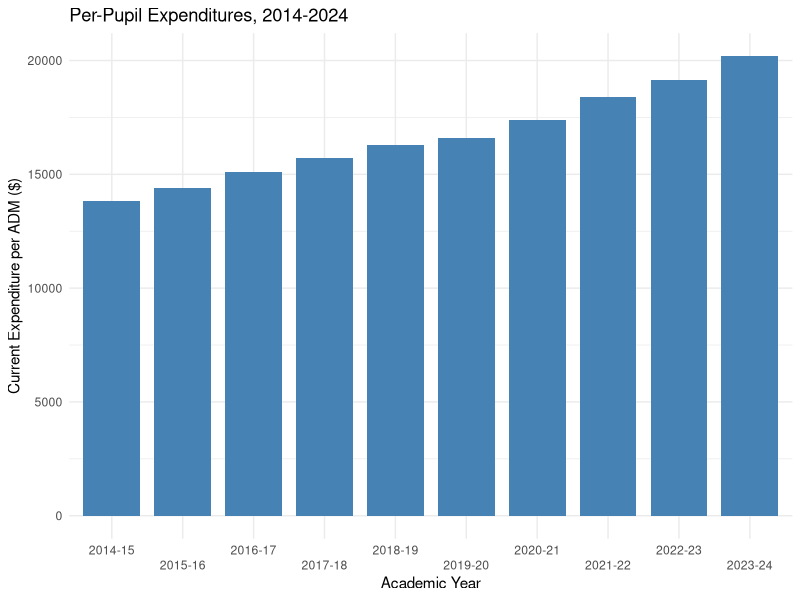
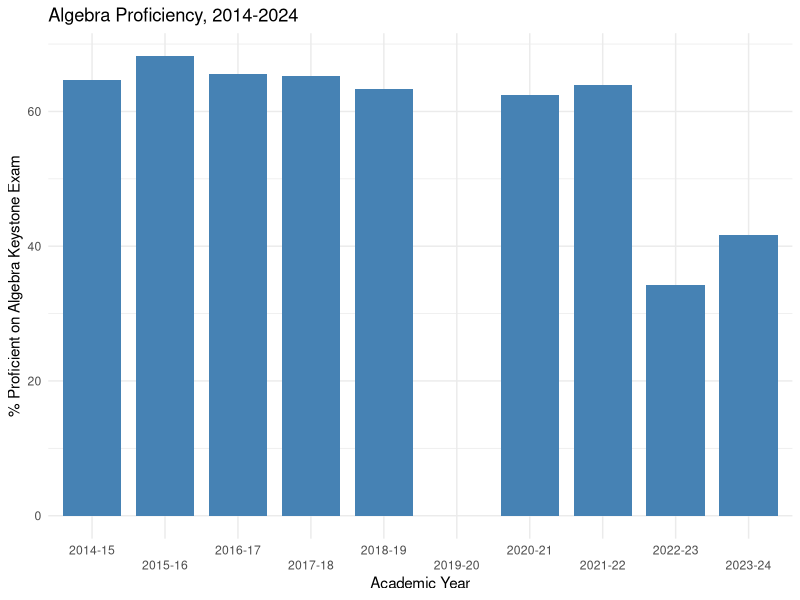
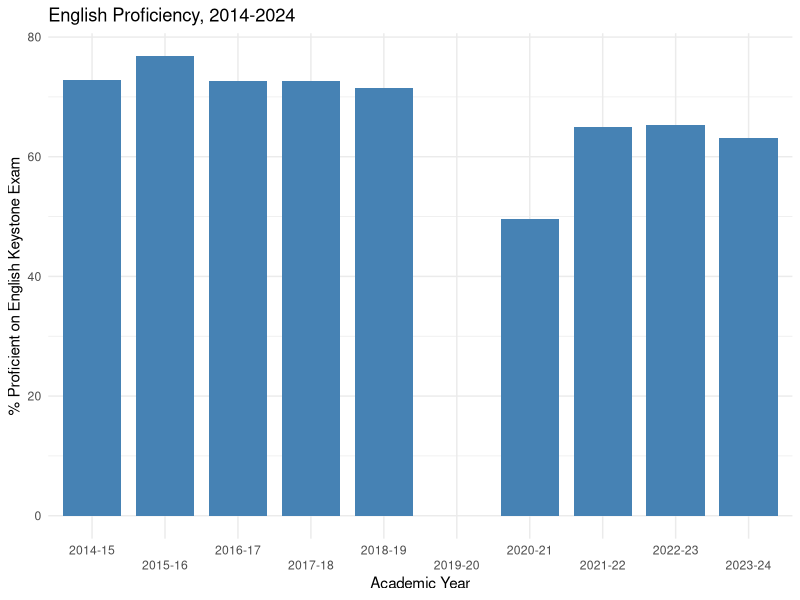
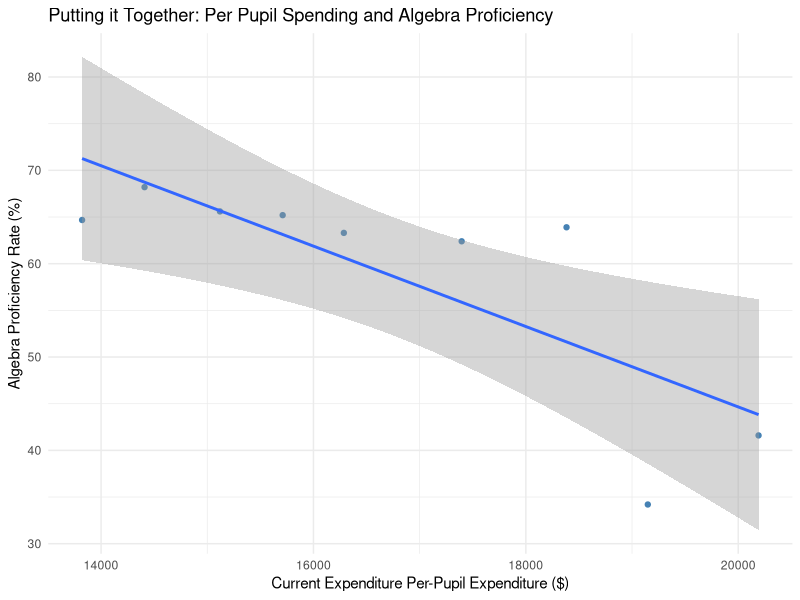
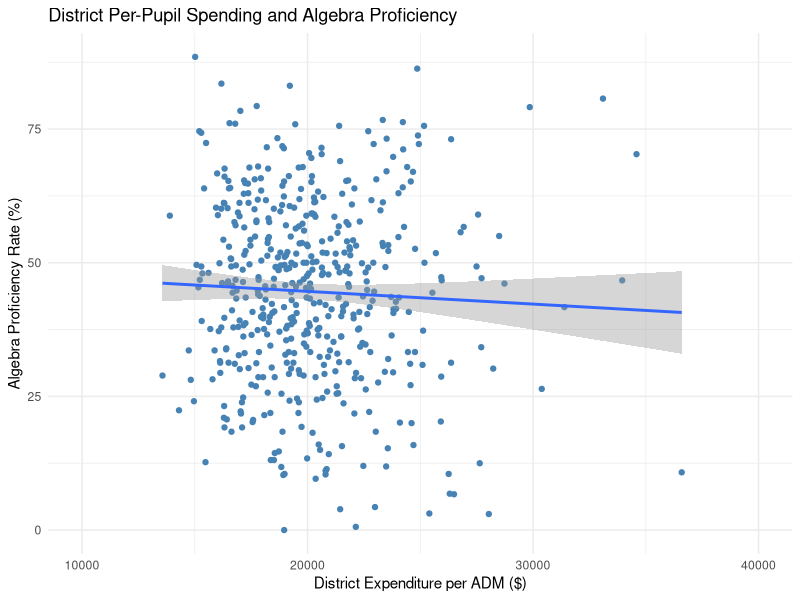
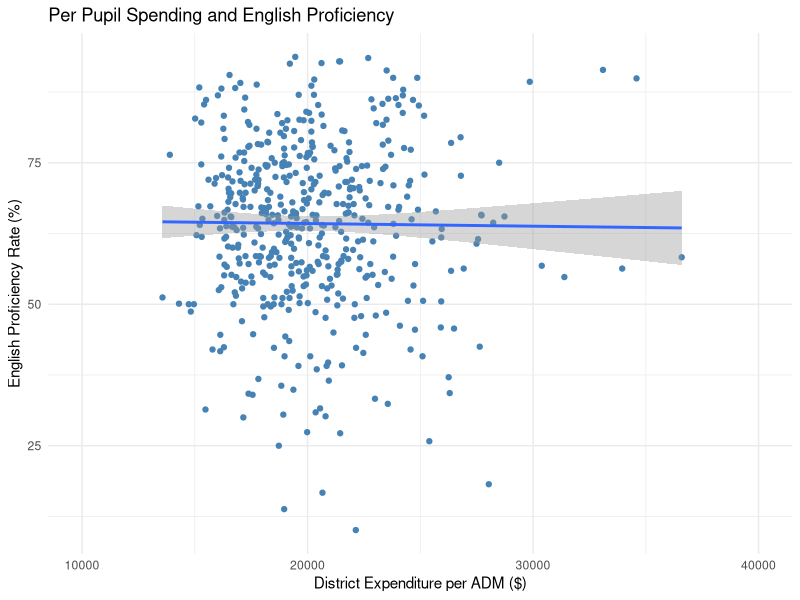
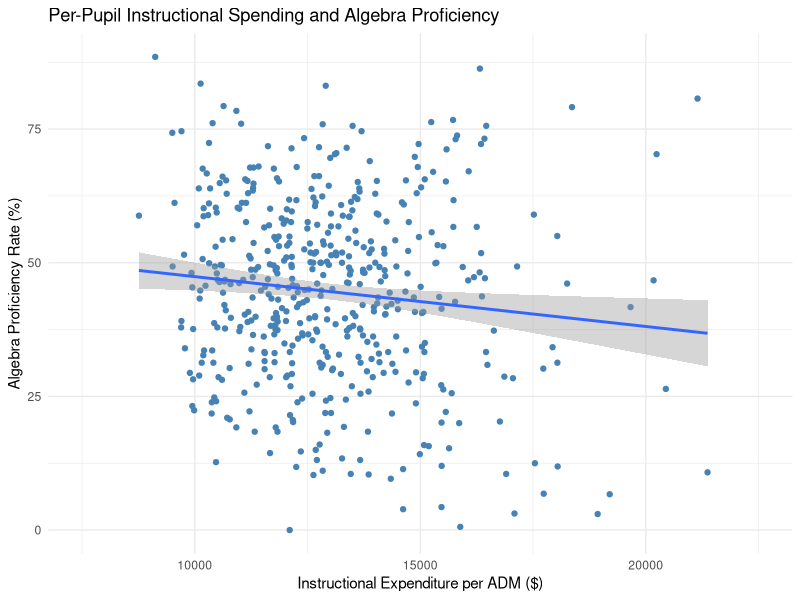
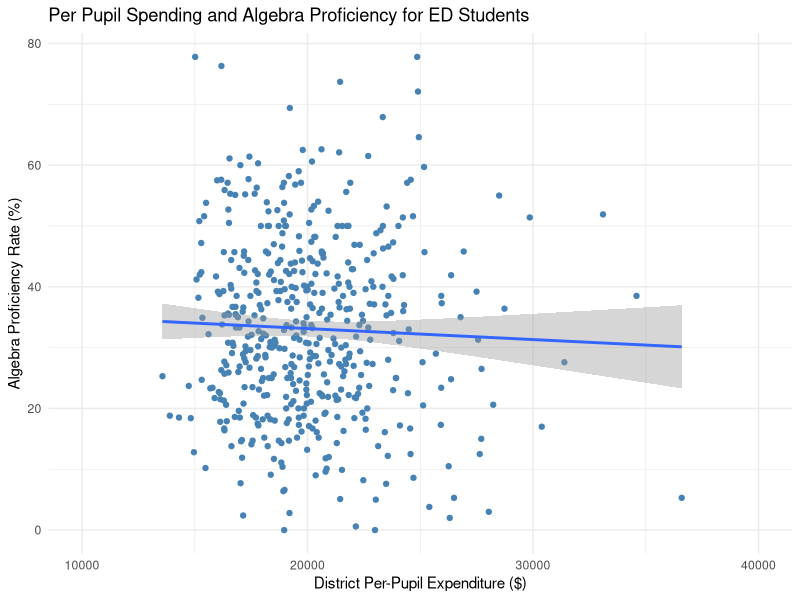

Reproduce these figures in R, in order. (Note: this script raises an error after producing the figures.)
## ---- chunk 1
#| echo: false
#| message: false
#| warning: false
library(tidyverse)
library(knitr)
snapshot2024 <- read_csv("./data/snapshot2024.csv")
#Snapshot 2024 Summary Stats
summary_2024 <- summary(snapshot2024[,-c(1,2)])

summary_2024 |>
  kable(
    col.names = c("Total Expense per ADM",
                  "Instruction per ADM", "Algebra Proficiency",
                  "Biology Proficiency", "English Proficiency"),
    digits = 2,
    caption = "Summary Statistics for 2023-24 Spending and Exam Score Data"
  )
## ---- chunk 2
#| echo: false
#| message: false
#| warning: false
#Reading in data and packages
#| message: false
#| warning: false
library(tidyverse)
library(knitr)
keystone <- read_csv("./data/keystone.csv")
snapshot2024 <- read_csv("./data/snapshot2024.csv")

#Creating bar chart showing per-pupil spending over time
#| message: false
#| warning: false
library(scales)
ggplot(keystone, aes(x=year, y=tot_current_per_adm)) +
geom_col(width=0.8, fill="steelblue") +
  labs(title = "Per-Pupil Expenditures, 2014-2024") +
  labs(x = "Academic Year", y = "Current Expenditure per ADM ($)") +
  scale_x_discrete(guide = guide_axis(n.dodge = 2)) +
  theme_minimal()
## ---- chunk 3
#| echo: false
#| message: false
#| warning: false
#Algebra proficiency over time
#| message: false
#| warning: false
library(scales)
ggplot(keystone, aes(x=year, y=tot_prof_alg)) +
geom_col(width=0.8, fill="steelblue") +
  labs(title = "Algebra Proficiency, 2014-2024") +
  labs(x = "Academic Year", y = "% Proficient on Algebra Keystone Exam") +
  scale_x_discrete(guide = guide_axis(n.dodge = 2)) +
  theme_minimal()

#English proficiency over time
#| message: false
#| warning: false
library(scales)
ggplot(keystone, aes(x=year, y=tot_prof_eng)) +
geom_col(width=0.8, fill="steelblue") +
  labs(title = "English Proficiency, 2014-2024") +
  labs(x = "Academic Year", y = "% Proficient on English Keystone Exam") +
  scale_x_discrete(guide = guide_axis(n.dodge = 2)) +
  theme_minimal()

## ---- chunk 4
#| echo: false
#| message: false
#| warning: false
#Simple regression
algebra_lm <- lm(tot_prof_alg ~ tot_current_per_adm, data = keystone)
summary(algebra_lm)
## ---- chunk 5
#| echo: false
#| message: false
#| warning: false
#Plotting per-pupil spending and algebra proficiency rate
ggplot(keystone,
aes(tot_current_per_adm, tot_prof_alg)) +
  geom_point(color = "steelblue") +
  geom_smooth(method = "lm") +
  labs(x = "Current Expenditure Per-Pupil Expenditure ($)", y = "Algebra Proficiency Rate (%)",
       title = "Putting it Together: Per Pupil Spending and Algebra Proficiency") +
  theme_minimal()
## ---- chunk 6
#| echo: false
#| message: false
#| warning: false
#Plotting 2023-24 per-pupil spending and algebra proficiency rate
ggplot(snapshot2024,
aes(current_per_adm, prof_alg)) +
  geom_point(color = "steelblue") +
  xlim(10000,40000) +
  geom_smooth(method = "lm") +
  labs(x = "District Expenditure per ADM ($)", y = "Algebra Proficiency Rate (%)",
       title = "District Per-Pupil Spending and Algebra Proficiency") +
  theme_minimal()
## ---- chunk 7
#| echo: false
#| message: false
#| warning: false
#Plotting 2023-24 per-pupil spending and English proficiency rate
ggplot(snapshot2024,
aes(current_per_adm, prof_eng)) +
  geom_point(color = "steelblue") +
  xlim(10000,40000) +
  geom_smooth(method = "lm") +
  labs(x = "District Expenditure per ADM ($)", y = "English Proficiency Rate (%)",
       title = "Per Pupil Spending and English Proficiency") +
  theme_minimal()
## ---- chunk 8
#| echo: false
#| message: false
#| warning: false
#Plotting 2023-24 per-pupil instructional spending and algebra proficiency rate
ggplot(snapshot2024,
aes(instruction_per_adm, prof_alg)) +
  geom_point(color = "steelblue") +
  xlim(7500, 22500) +
  geom_smooth(method = "lm") +
  labs(x = "Instructional Expenditure per ADM ($)", y = "Algebra Proficiency Rate (%)",
       title = "Per-Pupil Instructional Spending and Algebra Proficiency") +
  theme_minimal()

#Simple regression
alg_instruction_lm <- lm(prof_alg ~ instruction_per_adm, data = snapshot2024)
summary(alg_instruction_lm)
## ---- chunk 9
#| echo: false
#| message: false
#| warning: false
#Reading in spreadsheet with added data 
snapshot2024_2 <- read_csv("./data/snapshot2024_2.csv")

#Plotting 2023-24 per-pupil spending and Algebra proficiency rate for
# economically disadvantaged students 
ggplot(snapshot2024_2,
aes(current_per_adm, prof_alg_dis)) +
  geom_point(color = "steelblue") +
  xlim(10000,40000) +
  geom_smooth(method = "lm") +
  labs(x = "District Per-Pupil Expenditure ($)", y = "Algebra Proficiency Rate (%)",
       title = "Per Pupil Spending and Algebra Proficiency for ED Students") +
  theme_minimal()
## ---- chunk 10
#| echo: false
#| message: false
#| warning: false

#Plotting 2023-24 per-pupil spending and Algebra proficiency rate for black students 
ggplot(snapshot2024_2,
aes(current_per_adm, prof_alg_black)) +
  geom_point(color = "steelblue") +
  xlim(10000,40000) +
  geom_smooth(method = "lm") +
  labs(x = "District Expenditure per ADM ($)", y = "Algebra Proficiency Rate (%)",
       title = "Per Pupil Spending and Algebra Proficiency for Black Students") +
  theme_minimal()

#Simple regression
alg_black_lm <- lm(prof_alg_black ~ current_per_adm, data = snapshot2024_2)
summary(alg_black_lm)
## ---- chunk 11
#| echo: false
#Simple regression
alg_white_lm <- lm(prof_alg_white ~ current_per_adm, data = snapshot2024_2)
summary(alg_white_lm)
## ---- chunk 12
#Checking p-value for this calculation
2*pt(0.3503, df = (143+483-1-1-2), lower.tail=FALSE)
